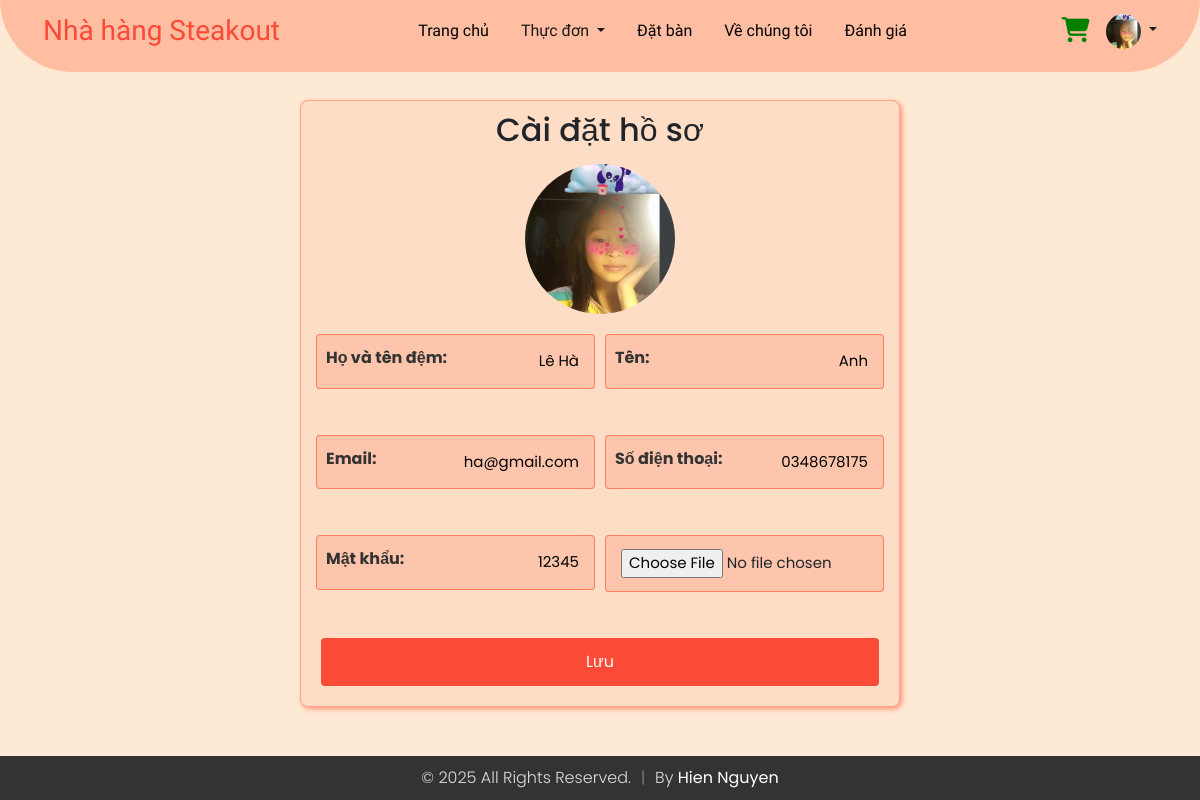
The page /profile.php (signed in) on the database its author committed.
### tables this page shows
CREATE TABLE `users` (
  `email` varchar(255) NOT NULL,
  `firstName` varchar(255) NOT NULL,
  `lastName` varchar(255) NOT NULL,
  `contact` varchar(10) NOT NULL,
  `password` varchar(20) NOT NULL,
  `dateCreated` timestamp NOT NULL DEFAULT current_timestamp(),
  `profile_image` varchar(255) NOT NULL DEFAULT 'default.jpg'
);

### db_connection.php (called while the page is built, shortened)
<?php
$password = "";
?>

### profile.php (the view, shortened to what this page needs)
<?php
$user_email = isset($_SESSION['email']) ? $_SESSION['email'] : '';
include 'db_connection.php';
function getUserInfo($email)
{
  global $conn;
  $stmt = $conn->prepare("SELECT firstName, lastName, email, contact, password, profile_image FROM users WHERE email = ?");
  $stmt->bind_param("s", $email);
  $stmt->execute();
  $stmt->bind_result($firstName, $lastName, $email, $contact, $password, $profile_image);
  return [
    'firstName' => $firstName ?: '',
    'lastName' => $lastName ?: '',
    'email' => $email ?: '',
    'contact' => $contact ?: '',
    'password' => $password ?: '',
    'profile_image' => $profile_image ?: 'default.jpg'
  ];
}
$user_info = getUserInfo($user_email);
?>
<!DOCTYPE html>
<html lang="en">
<head>
  <link rel="stylesheet" href="https://cdnjs.cloudflare.com/ajax/libs/font-awesome/5.15.3/css/all.min.css">
  <link rel='stylesheet' href='https://cdnjs.cloudflare.com/ajax/libs/twitter-bootstrap/4.5.2/css/bootstrap.min.css' />
  <link rel="stylesheet" href="https://cdnjs.cloudflare.com/ajax/libs/font-awesome/6.2.0/css/all.min.css" />
  <link rel="stylesheet" href="profile.css">
</head>
<body>
  <?php
  if (isset($_SESSION['userloggedin']) && $_SESSION['userloggedin']) {
    include 'nav-logged.php';
  } else {
    include 'navbar.php';
  }
  ?>
  <div class="wrapper">
    <div class="form-container">
      <h2>Cài đặt hồ sơ</h2>
      <img src="uploads/<?php echo htmlspecialchars($user_info['profile_image']); ?>" alt="Profile Image" class="profile-image">
      <form action="profile.php" method="post" enctype="multipart/form-data">
        <div class="form-row">
          <div class="form-group">
            <input type="text" id="firstName" name="firstName" value="<?php echo htmlspecialchars($user_info['firstName']); ?>" placeholder=" ">
            <label for="firstName">Họ và tên đệm:</label>
          </div>
          <div class="form-group">
            <input type="text" id="lastName" name="lastName" value="<?php echo htmlspecialchars($user_info['lastName']); ?>" placeholder=" ">
            <label for="lastName">Tên:</label>
          </div>
        </div>
        <div class="form-row">
          <div class="form-group">
            <input type="email" id="email" name="email" value="<?php echo htmlspecialchars($user_info['email']); ?>" readonly placeholder=" ">
            <label for="email">Email:</label>
          </div>
          <div class="form-group">
            <input type="text" id="contact" name="contact" value="<?php echo htmlspecialchars($user_info['contact']); ?>" placeholder=" ">
            <label for="contact">Số điện thoại:</label>
          </div>
        </div>
        <div class="form-row">
          <div class="form-group">
            <input type="text" id="password" name="password" value="<?php echo htmlspecialchars($user_info['password']); ?>" placeholder=" ">
            <label for="password">Mật khẩu:</label>
          </div>
          <div class="form-group">
            <input type="file" id="profile_image" name="profile_image" placeholder=" ">
          </div>
        </div>
        <button type="submit">Lưu</button>
      </form>
    </div>
  </div>
</body>
</html>

### nav-logged.php (shortened to what this page needs)
<?php
include 'db_connection.php';
$useremail = isset($_SESSION['email']) ? $_SESSION['email'] : '';
function get_UserInfo($email)
{
  global $conn;
  $stmt = $conn->prepare("SELECT  profile_image FROM users WHERE email = ?");
  $stmt->bind_param("s", $email);
  $stmt->execute();
  $stmt->bind_result($profile_image);
  return [
    'profile_image' => $profile_image ?: 'default.jpg'
  ];
}
$userinfo = get_UserInfo($useremail);
?>
<!DOCTYPE html>
<html lang="en">
<head>
  <link href="https://cdn.jsdelivr.net/npm/bootstrap@5.3.3/dist/css/bootstrap.min.css" rel="stylesheet" />
  <link rel="stylesheet" href="https://cdnjs.cloudflare.com/ajax/libs/font-awesome/6.2.0/css/all.min.css" />
</head>
<body>
  <?php
  $current_page = basename($_SERVER['PHP_SELF']);
  ?>
  <div>
    <nav class="navbar navbar-expand-md fixed-top">
      <div class="container-fluid nav-container">
        <a class="navbar-brand me-auto logo" href="index.php">Nhà hàng Steakout</a>
        <div class="offcanvas offcanvas-end" tabindex="-1" id="offcanvasNavbar" aria-labelledby="offcanvasNavbarLabel">
          <div class="offcanvas-body text-center">
            <ul class="navbar-nav justify-content-center flex-grow-1 pe-3">
              <li class="nav-item">
                <a class="nav-link mx-lg-2 <?php echo $current_page == 'index.php' ? 'active' : ''; ?>" aria-current="page" href="index.php">Trang chủ</a>
              </li>
              <li class="nav-item dropdown">
                <a class="nav-link dropdown-toggle mx-lg-2 <?php echo $current_page == 'menu.php' ? 'active' : ''; ?>" href="menu.php" role="button" aria-haspopup="true" aria-expanded="false">
                  Thực đơn
                </a>
              </li>
              <li class="nav-item">
                <a class="nav-link mx-lg-2 <?php echo $current_page == 'index.php#Reservation' ? 'active' : ''; ?>" href="index.php#Reservation">Đặt bàn</a>
              </li>
              <li class="nav-item">
                <a class="nav-link mx-lg-2 <?php echo $current_page == 'index.php#About-Us' ? 'active' : ''; ?>" href="index.php#About-Us">Về chúng tôi</a>
              </li>
              <li class="nav-item">
                <a class="nav-link mx-lg-2 <?php echo $current_page == '#review' ? 'active' : ''; ?>" href="#review">Đánh giá</a>
              </li>
            </ul>
          </div>
        </div>
        <a class="nav-link cart <?php echo $current_page == 'cart.php' ? 'active' : ''; ?>" href="cart.php"><i class="fas fa-shopping-cart"></i>
          <span id="cart-item" class="badge badge-danger"></span></a>
        <li class="nav-item dropdown ms-3" style="list-style: none; ">
          <a href="#" class="dropdown-toggle" id="profileDropdown" data-toggle="dropdown" aria-haspopup="true" aria-expanded="false">
            <img src="uploads/<?php echo htmlspecialchars($userinfo['profile_image']); ?>" alt="Profile Picture" class="nav-profile">
          </a>
        </li>
      </div>
    </nav>
  </div>
</body>
</html>

### profile.css (style rules this page uses)
* { margin: 0; padding: 0; }
body { font-family: -apple-system, BlinkMacSystemFont, "Segoe UI", Roboto, "Helvetica Neue", Arial, sans-serif; background-color: #feead4; margin: 0; padding-top: 100px; }
.wrapper { display: flex; justify-content: center; align-items: center; margin-bottom: 70px; }
.form-container { background-color: rgba(253, 108, 77, 0.1); border-color: rgba(253, 108, 77, 0.5); box-shadow: 2px 2px 5px rgba(253, 108, 77, 0.7); padding: 10px 20px 20px 20px; border-radius: 8px; border: 1px solid rgba(253, 108, 77, 0.5); width: 600px; }
.form-row { display: flex; justify-content: space-between; margin-bottom: 20px; }
.form-group { position: relative; flex: 1; margin-right: 10px; }
.form-group:last-child { margin-right: 0; }
.form-group label { position: absolute; top: 12px; left: 5px; padding: 0 5px; font-weight: bold; color: #333; transition: 0.2s; pointer-events: none; }
.form-group input[type="text"], .form-group input[type="email"], .form-group input[type="file"] { width: 100%; padding: 15px 15px 15px 15px; margin-bottom: 10px; border: 1px solid rgba(253, 108, 77, 0.8); background-color: rgba(253, 108, 77, 0.2); border-radius: 4px; box-sizing: border-box; position: relative; text-align: right; font-size: 15px; }
.form-group input[type="file"] { padding: 13px 15px 13px 15px; }
form button { width: 100%; padding: 10px; background-color: #fb4a36; color: white; border: 2px solid #fb4a36; border-radius: 4px; cursor: pointer; font-size: 16px; transition: all 0.3s ease; }
.profile-image { display: block; margin: 15px auto 20px auto; width: 150px; height: 150px; border-radius: 50%; object-fit: cover; }
h2 { text-align: center; }

### profile.php (style rules this page uses)
.wrapper { display: flex; justify-content: center; align-items: center; margin-bottom: 70px; }

### nav-logged.php (style rules this page uses)
* { margin: 0; padding: 0; }
body { background-color: #feead4; font-family: "Poppins", sans-serif; font-weight: 300; font-style: normal; }
a { color: white; text-decoration: none; }
.navbar-brand, .offcanvas-header { color: #fb4a36; font-family: "Chewy", system-ui; font-optical-sizing: auto; font-weight: 500; font-style: normal; font-size: 28px; }
.nav-container { margin-right: 30px; margin-left: 30px; padding-bottom: 15px; padding-right: 13px; padding-left: 13px; }
.nav-link { color: black; font-weight: 500; transition: 0.3s color ease; font-family: "Lexend", sans-serif; font-optical-sizing: auto; font-weight: 480; font-style: light; }
.dropdown-toggle { color: #1d1818; text-decoration: none; transition: color 0.3s ease; }
.navbar { border-bottom-left-radius: 80px; border-bottom-right-radius: 80px; padding: 5px 0px 0px 0px; background-color: #ffbda1; }
.cart { color: green; font-size: 25px; cursor: pointer; }
.nav-profile { width: 35px; height: 35px; border-radius: 50%; object-fit: cover; }
.offcanvas-body { background: #ffbda1; }

### rows shown on the page
users: profile_image (picture), firstName "Lê Hà", lastName "Anh", email "ha@gmail.com", contact "0348678175", password "12345"
